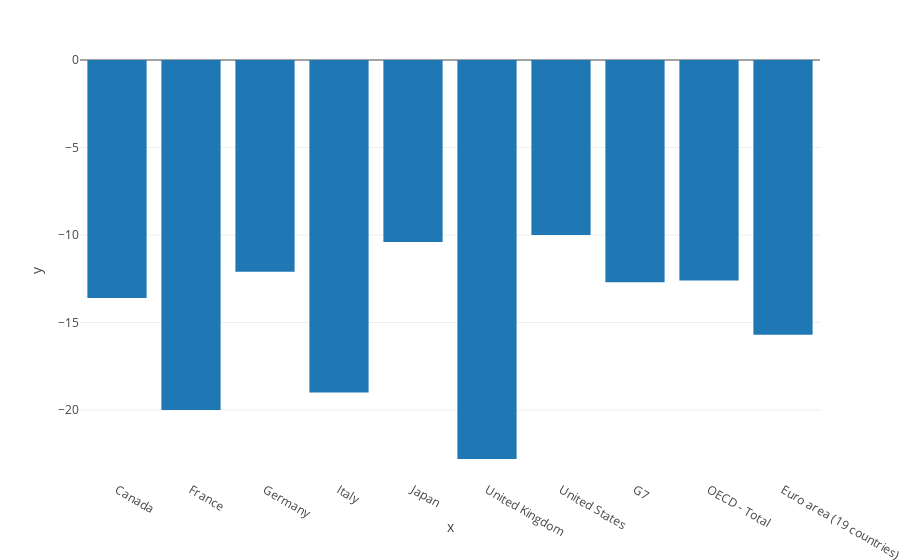

The notebook cell saved with this chart:
### Code cell
import numpy as np
#print(data)

yr1 = np.array(data[data['Period']=='Q2-2020']['Value'])
yr2 = np.array(data[data['Period']=='Q2-2019']['Value'])

countries = (data[data['Period']=='Q2-2019']['Country'])

yrdiff = yr1 - yr2

fig = px.bar(
     x = countries, 
     y=yrdiff,
     template='none')
fig.show()

### Figure 1 — Plotly figure (JSON) as saved in the notebook; plotly's stock layout.template omitted (floating-point values rounded to 4 significant figures)
{"data": [{"alignmentgroup": "True", "hovertemplate": "x=%{x}<br>y=%{y}<extra></extra>", "legendgroup": "", "marker": {"color": "#1F77B4", "pattern": {"shape": ""}}, "name": "", "offsetgroup": "", "orientation": "v", "showlegend": false, "textposition": "auto", "type": "bar", "x": ["Canada", "France", "Germany", "Italy", "Japan", "United Kingdom", "United States", "G7", "OECD - Total", "Euro area (19 countries)"], "xaxis": "x", "y": [-13.6, -20, -12.1, -19, -10.4, -22.8, -10, -12.7, -12.6, -15.7], "yaxis": "y"}], "layout": {"barmode": "relative", "legend": {"tracegroupgap": 0}, "margin": {"t": 60}, "xaxis": {"anchor": "y", "domain": [0, 1], "title": {"text": "x"}}, "yaxis": {"anchor": "x", "domain": [0, 1], "title": {"text": "y"}}}}
